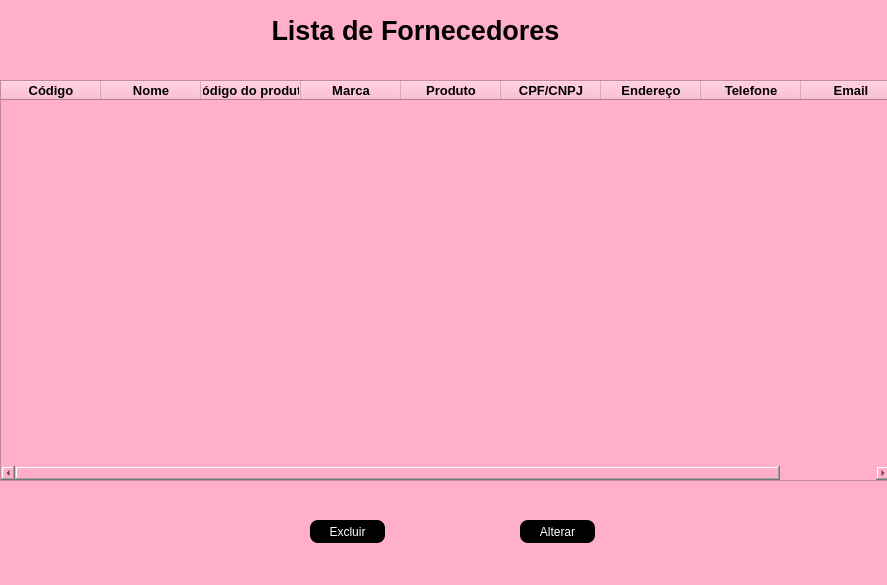
<?xml version="1.0" encoding="UTF-8"?>
<ui version="4.0">
 <class>MainWindow</class>
 <widget class="QMainWindow" name="MainWindow">
  <property name="geometry">
   <rect>
    <x>0</x>
    <y>0</y>
    <width>887</width>
    <height>585</height>
   </rect>
  </property>
  <property name="maximumSize">
   <size>
    <width>901</width>
    <height>585</height>
   </size>
  </property>
  <property name="windowTitle">
   <string>Alteração/Exclusão</string>
  </property>
  <property name="windowIcon">
   <iconset>
    <normaloff>../imds/diamond.png</normaloff>../imds/diamond.png</iconset>
  </property>
  <property name="styleSheet">
   <string notr="true">background-color: rgb(255, 175, 202);</string>
  </property>
  <widget class="QWidget" name="centralwidget">
   <widget class="QLabel" name="label">
    <property name="geometry">
     <rect>
      <x>270</x>
      <y>0</y>
      <width>291</width>
      <height>61</height>
     </rect>
    </property>
    <property name="font">
     <font>
      <family>Nirmala UI</family>
      <pointsize>20</pointsize>
      <weight>75</weight>
      <bold>true</bold>
     </font>
    </property>
    <property name="text">
     <string>Lista de Fornecedores</string>
    </property>
    <property name="alignment">
     <set>Qt::AlignCenter</set>
    </property>
   </widget>
   <widget class="QTableWidget" name="tableWidget">
    <property name="geometry">
     <rect>
      <x>0</x>
      <y>80</y>
      <width>891</width>
      <height>401</height>
     </rect>
    </property>
    <column>
     <property name="text">
      <string>Código</string>
     </property>
     <property name="font">
      <font>
       <family>Nirmala UI</family>
       <pointsize>10</pointsize>
       <weight>75</weight>
       <bold>true</bold>
      </font>
     </property>
    </column>
    <column>
     <property name="text">
      <string>Nome</string>
     </property>
     <property name="font">
      <font>
       <family>Nirmala UI</family>
       <pointsize>10</pointsize>
       <weight>75</weight>
       <bold>true</bold>
      </font>
     </property>
    </column>
    <column>
     <property name="text">
      <string>Código do produto</string>
     </property>
     <property name="font">
      <font>
       <family>Nirmala UI</family>
       <pointsize>10</pointsize>
       <weight>75</weight>
       <bold>true</bold>
      </font>
     </property>
    </column>
    <column>
     <property name="text">
      <string>Marca</string>
     </property>
     <property name="font">
      <font>
       <family>Nirmala UI</family>
       <pointsize>10</pointsize>
       <weight>75</weight>
       <bold>true</bold>
      </font>
     </property>
    </column>
    <column>
     <property name="text">
      <string>Produto</string>
     </property>
     <property name="font">
      <font>
       <family>Nirmala UI</family>
       <pointsize>10</pointsize>
       <weight>75</weight>
       <bold>true</bold>
      </font>
     </property>
    </column>
    <column>
     <property name="text">
      <string>CPF/CNPJ</string>
     </property>
     <property name="font">
      <font>
       <family>Nirmala UI</family>
       <pointsize>10</pointsize>
       <weight>75</weight>
       <bold>true</bold>
      </font>
     </property>
    </column>
    <column>
     <property name="text">
      <string>Endereço</string>
     </property>
     <property name="font">
      <font>
       <family>Nirmala UI</family>
       <pointsize>10</pointsize>
       <weight>75</weight>
       <bold>true</bold>
      </font>
     </property>
    </column>
    <column>
     <property name="text">
      <string>Telefone</string>
     </property>
     <property name="font">
      <font>
       <family>Nirmala UI</family>
       <pointsize>10</pointsize>
       <weight>75</weight>
       <bold>true</bold>
      </font>
     </property>
    </column>
    <column>
     <property name="text">
      <string>Email</string>
     </property>
     <property name="font">
      <font>
       <family>Nirmala UI</family>
       <pointsize>10</pointsize>
       <weight>75</weight>
       <bold>true</bold>
      </font>
     </property>
    </column>
   </widget>
   <widget class="QPushButton" name="forne_excluir">
    <property name="geometry">
     <rect>
      <x>310</x>
      <y>520</y>
      <width>75</width>
      <height>23</height>
     </rect>
    </property>
    <property name="styleSheet">
     <string notr="true">QPushButton {

	color: rgb(255, 255, 255);
	background-color: rgb(0, 0, 0);
	border-radius: 8px;

}

QPushButton::hover {

	color: rgb(255, 0, 0);
	border: 1px solid #ff0000;

}</string>
    </property>
    <property name="text">
     <string>Excluir</string>
    </property>
   </widget>
   <widget class="QPushButton" name="forne_alterar">
    <property name="geometry">
     <rect>
      <x>520</x>
      <y>520</y>
      <width>75</width>
      <height>23</height>
     </rect>
    </property>
    <property name="styleSheet">
     <string notr="true">QPushButton {

	color: rgb(255, 255, 255);
	background-color: rgb(0, 0, 0);
	border-radius: 8px;

}

QPushButton::hover {

	color: rgb(0, 0, 255);
	border: 1px solid #0000ff;

}</string>
    </property>
    <property name="text">
     <string>Alterar</string>
    </property>
   </widget>
  </widget>
  <widget class="QMenuBar" name="menubar">
   <property name="geometry">
    <rect>
     <x>0</x>
     <y>0</y>
     <width>887</width>
     <height>21</height>
    </rect>
   </property>
  </widget>
  <widget class="QStatusBar" name="statusbar"/>
 </widget>
 <resources/>
 <connections/>
</ui>
